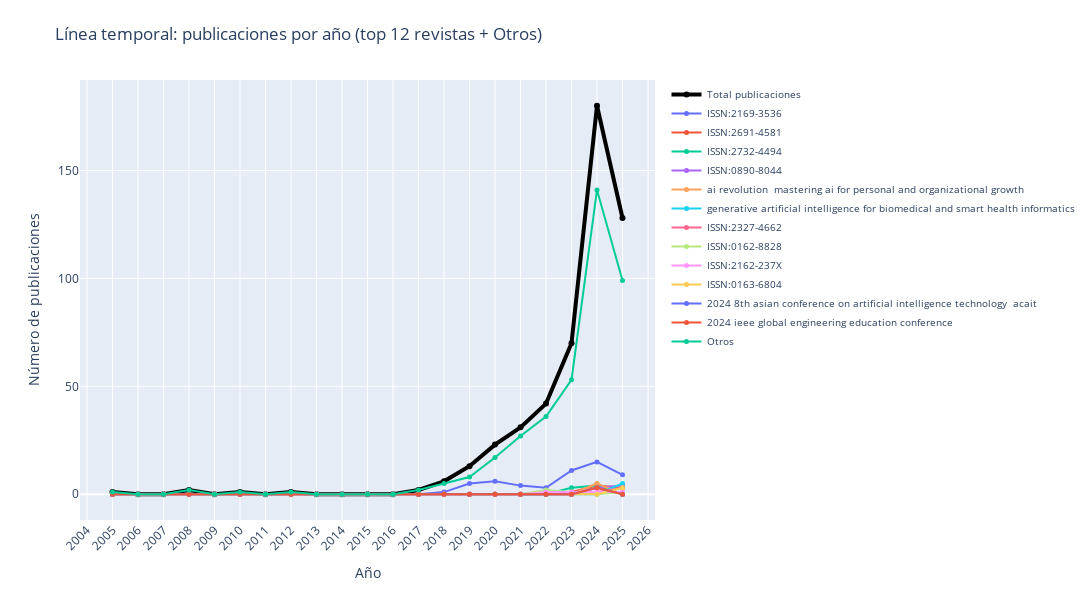

Notebook cell for this chart:
### Markdown cell above
## Línea temporal: publicaciones por año y por revista

Genera una gráfica de líneas con el total de publicaciones por año y trazas separadas para las revistas (top-N). Guarda `outputs/linea_tiempo.png` y `outputs/linea_tiempo.pdf`.

### Code cell
# Mejora: timeline más legible (top N + Otros), usar `venue_key` si existe, leyenda a la derecha, exportación robusta
import pandas as pd
import plotly.graph_objects as go
import plotly.express as px
from pathlib import Path
from itertools import cycle

OUT_DIR = Path('outputs')
OUT_DIR.mkdir(parents=True, exist_ok=True)

# Cargar registros
records = pd.read_csv('data/records.csv', dtype=str).fillna('')
# Preferir venue_key (normalizada) si está disponible
venue_col = 'venue_key' if 'venue_key' in records.columns else 'venue'

# Convertir año a entero y filtrar
records['year'] = pd.to_numeric(records['year'], errors='coerce').astype('Int64')
records = records[records['year'].notna()].copy()
records['year'] = records['year'].astype(int)

# Parámetros
TOP_N = 12
MIN_YEAR = records['year'].min()
MAX_YEAR = records['year'].max()
YEARS = list(range(MIN_YEAR, MAX_YEAR + 1))

# Calcular top venues según la columna escogida
venue_counts = records[venue_col].replace('', 'Sin venue').value_counts()
top_venues = venue_counts.nlargest(TOP_N).index.tolist()

# Marcar "Otros" usando la columna canonical
records['venue_group'] = records[venue_col].where(records[venue_col].isin(top_venues), other='Otros')

# Pivot year x venue_group, asegurar años continuos
pivot = records.groupby(['year', 'venue_group']).size().unstack(fill_value=0).reindex(index=YEARS, fill_value=0).sort_index()

# Series con total por año (de todos los registros)
total_year = records.groupby('year').size().reindex(index=YEARS, fill_value=0)

# Ordenar las columnas (trazas) por suma total descendente para consistencia visual
col_totals = pivot.sum(axis=0).sort_values(ascending=False)
cols_sorted = [c for c in col_totals.index if c != 'Otros']
# si 'Otros' existe, lo ponemos al final
if 'Otros' in pivot.columns:
    cols_sorted = [c for c in cols_sorted if c != 'Otros'] + (['Otros'] if 'Otros' in pivot.columns else [])

# Preparar paleta de colores (asegurar suficiente variedad)
palette = px.colors.qualitative.Plotly
color_cycle = cycle(palette)

# Construir figura
fig = go.Figure()
# traza del total (primera trazas para destacarla)
fig.add_trace(go.Scatter(x=YEARS, y=total_year.values,
                         mode='lines+markers', name='Total publicaciones',
                         line=dict(width=4, color='black'), marker=dict(size=6)))

# Añadir trazas en orden: las top revistas (cols_sorted) y luego Otros si está
for col in cols_sorted:
    # elegir color de la paleta
    color = next(color_cycle)
    # acortar nombre largo para la leyenda pero mantener nombre completo en hover (si es necesario)
    label = str(col)
    if len(label) > 80:
        short = label[:77] + '...'
    else:
        short = label
    fig.add_trace(go.Scatter(x=YEARS, y=pivot[col].reindex(YEARS, fill_value=0).values,
                             mode='lines+markers', name=short,
                             hovertemplate='%{x}<br>' + label + ': %{y}<extra></extra>',
                             line=dict(width=2, color=color), marker=dict(size=5)))

fig.update_layout(
    title=f'Línea temporal: publicaciones por año (top {TOP_N} revistas + Otros)',
    xaxis_title='Año',
    yaxis_title='Número de publicaciones',
    width=1400, height=600,
    legend=dict(orientation='v', x=1.02, y=1, font=dict(size=10)),
    margin=dict(r=360, t=80),  # espacio para la leyenda a la derecha y título
)

# Mejoras visuales: eje X con ticks por año y rotación si muchos años
if len(YEARS) > 15:
    fig.update_xaxes(tickangle= -45, dtick=1)
else:
    fig.update_xaxes(dtick=1)

fig.show()

# Guardar high-res PNG y convertir a PDF (kaleido + Pillow) con fallback a HTML
out_png = OUT_DIR / 'linea_tiempo_improved.png'
out_pdf = OUT_DIR / 'linea_tiempo_improved.pdf'
out_html = OUT_DIR / 'linea_tiempo_improved.html'

saved = False
try:
    # intentamos PNG (kaleido)
    fig.write_image(str(out_png), format='png', engine='kaleido', width=1400, height=600, scale=2)
    try:
        from PIL import Image
        im = Image.open(out_png).convert('RGB')
        im.save(out_pdf, 'PDF', resolution=300)
        print('Guardado (PNG -> PDF):', out_png, out_pdf)
        saved = True
    except Exception as e:
        print('PNG guardado pero fallo conversión a PDF por Pillow:', e)
        saved = True  # PNG sí está disponible
except Exception as e:
    print('No se pudo exportar PNG con kaleido:', e)

if not saved:
    try:
        # fallback: guardar HTML interactivo
        fig.write_html(str(out_html))
        print('Exportado a HTML interactivo en', out_html)
    except Exception as e:
        print('No se pudo exportar la figura (kaleido y HTML fallaron):', e)

print('Trazas mostradas:', len(cols_sorted) + 1, '(incluye Total)')

### Figure 1 — Plotly figure (JSON) as saved in the notebook; plotly's stock layout.template omitted (floating-point values rounded to 4 significant figures)
{"data": [{"line": {"color": "black", "width": 4}, "marker": {"size": 6}, "mode": "lines+markers", "name": "Total publicaciones", "type": "scatter", "x": [2005, 2006, 2007, 2008, 2009, 2010, 2011, 2012, 2013, 2014, 2015, 2016, 2017, 2018, 2019, 2020, 2021, 2022, 2023, 2024, 2025], "y": [1, 0, 0, 2, 0, 1, 0, 1, 0, 0, 0, 0, 2, 6, 13, 23, 31, 42, 70, 180, 128]}, {"hovertemplate": "%{x}<br>ISSN:2169-3536: %{y}<extra></extra>", "line": {"color": "#636EFA", "width": 2}, "marker": {"size": 5}, "mode": "lines+markers", "name": "ISSN:2169-3536", "type": "scatter", "x": [2005, 2006, 2007, 2008, 2009, 2010, 2011, 2012, 2013, 2014, 2015, 2016, 2017, 2018, 2019, 2020, 2021, 2022, 2023, 2024, 2025], "y": [0, 0, 0, 0, 0, 0, 0, 0, 0, 0, 0, 0, 0, 1, 5, 6, 4, 3, 11, 15, 9]}, {"hovertemplate": "%{x}<br>ISSN:2691-4581: %{y}<extra></extra>", "line": {"color": "#EF553B", "width": 2}, "marker": {"size": 5}, "mode": "lines+markers", "name": "ISSN:2691-4581", "type": "scatter", "x": [2005, 2006, 2007, 2008, 2009, 2010, 2011, 2012, 2013, 2014, 2015, 2016, 2017, 2018, 2019, 2020, 2021, 2022, 2023, 2024, 2025], "y": [0, 0, 0, 0, 0, 0, 0, 0, 0, 0, 0, 0, 0, 0, 0, 0, 0, 0, 1, 4, 3]}, {"hovertemplate": "%{x}<br>ISSN:2732-4494: %{y}<extra></extra>", "line": {"color": "#00CC96", "width": 2}, "marker": {"size": 5}, "mode": "lines+markers", "name": "ISSN:2732-4494", "type": "scatter", "x": [2005, 2006, 2007, 2008, 2009, 2010, 2011, 2012, 2013, 2014, 2015, 2016, 2017, 2018, 2019, 2020, 2021, 2022, 2023, 2024, 2025], "y": [0, 0, 0, 0, 0, 0, 0, 0, 0, 0, 0, 0, 0, 0, 0, 0, 0, 0, 3, 4, 0]}, {"hovertemplate": "%{x}<br>ISSN:0890-8044: %{y}<extra></extra>", "line": {"color": "#AB63FA", "width": 2}, "marker": {"size": 5}, "mode": "lines+markers", "name": "ISSN:0890-8044", "type": "scatter", "x": [2005, 2006, 2007, 2008, 2009, 2010, 2011, 2012, 2013, 2014, 2015, 2016, 2017, 2018, 2019, 2020, 2021, 2022, 2023, 2024, 2025], "y": [0, 0, 0, 0, 0, 0, 0, 0, 0, 0, 0, 0, 0, 0, 0, 0, 0, 0, 0, 3, 4]}, {"hovertemplate": "%{x}<br>ai revolution  mastering ai for personal and organizational growth: %{y}<extra></extra>", "line": {"color": "#FFA15A", "width": 2}, "marker": {"size": 5}, "mode": "lines+markers", "name": "ai revolution  mastering ai for personal and organizational growth", "type": "scatter", "x": [2005, 2006, 2007, 2008, 2009, 2010, 2011, 2012, 2013, 2014, 2015, 2016, 2017, 2018, 2019, 2020, 2021, 2022, 2023, 2024, 2025], "y": [0, 0, 0, 0, 0, 0, 0, 0, 0, 0, 0, 0, 0, 0, 0, 0, 0, 0, 0, 5, 0]}, {"hovertemplate": "%{x}<br>generative artificial intelligence for biomedical and smart health informatics: %{y}<extra></extra>", "line": {"color": "#19D3F3", "width": 2}, "marker": {"size": 5}, "mode": "lines+markers", "name": "generative artificial intelligence for biomedical and smart health informatics", "type": "scatter", "x": [2005, 2006, 2007, 2008, 2009, 2010, 2011, 2012, 2013, 2014, 2015, 2016, 2017, 2018, 2019, 2020, 2021, 2022, 2023, 2024, 2025], "y": [0, 0, 0, 0, 0, 0, 0, 0, 0, 0, 0, 0, 0, 0, 0, 0, 0, 0, 0, 0, 5]}, {"hovertemplate": "%{x}<br>ISSN:2327-4662: %{y}<extra></extra>", "line": {"color": "#FF6692", "width": 2}, "marker": {"size": 5}, "mode": "lines+markers", "name": "ISSN:2327-4662", "type": "scatter", "x": [2005, 2006, 2007, 2008, 2009, 2010, 2011, 2012, 2013, 2014, 2015, 2016, 2017, 2018, 2019, 2020, 2021, 2022, 2023, 2024, 2025], "y": [0, 0, 0, 0, 0, 0, 0, 0, 0, 0, 0, 0, 0, 0, 0, 0, 0, 0, 0, 1, 3]}, {"hovertemplate": "%{x}<br>ISSN:0162-8828: %{y}<extra></extra>", "line": {"color": "#B6E880", "width": 2}, "marker": {"size": 5}, "mode": "lines+markers", "name": "ISSN:0162-8828", "type": "scatter", "x": [2005, 2006, 2007, 2008, 2009, 2010, 2011, 2012, 2013, 2014, 2015, 2016, 2017, 2018, 2019, 2020, 2021, 2022, 2023, 2024, 2025], "y": [0, 0, 0, 0, 0, 0, 0, 0, 0, 0, 0, 0, 0, 0, 0, 0, 0, 2, 1, 0, 1]}, {"hovertemplate": "%{x}<br>ISSN:2162-237X: %{y}<extra></extra>", "line": {"color": "#FF97FF", "width": 2}, "marker": {"size": 5}, "mode": "lines+markers", "name": "ISSN:2162-237X", "type": "scatter", "x": [2005, 2006, 2007, 2008, 2009, 2010, 2011, 2012, 2013, 2014, 2015, 2016, 2017, 2018, 2019, 2020, 2021, 2022, 2023, 2024, 2025], "y": [0, 0, 0, 0, 0, 0, 0, 0, 0, 0, 0, 0, 0, 0, 0, 0, 0, 1, 1, 1, 1]}, {"hovertemplate": "%{x}<br>ISSN:0163-6804: %{y}<extra></extra>", "line": {"color": "#FECB52", "width": 2}, "marker": {"size": 5}, "mode": "lines+markers", "name": "ISSN:0163-6804", "type": "scatter", "x": [2005, 2006, 2007, 2008, 2009, 2010, 2011, 2012, 2013, 2014, 2015, 2016, 2017, 2018, 2019, 2020, 2021, 2022, 2023, 2024, 2025], "y": [0, 0, 0, 0, 0, 0, 0, 0, 0, 0, 0, 0, 0, 0, 0, 0, 0, 0, 0, 0, 3]}, {"hovertemplate": "%{x}<br>2024 8th asian conference on artificial intelligence technology  acait: %{y}<extra></extra>", "line": {"color": "#636EFA", "width": 2}, "marker": {"size": 5}, "mode": "lines+markers", "name": "2024 8th asian conference on artificial intelligence technology  acait", "type": "scatter", "x": [2005, 2006, 2007, 2008, 2009, 2010, 2011, 2012, 2013, 2014, 2015, 2016, 2017, 2018, 2019, 2020, 2021, 2022, 2023, 2024, 2025], "y": [0, 0, 0, 0, 0, 0, 0, 0, 0, 0, 0, 0, 0, 0, 0, 0, 0, 0, 0, 3, 0]}, {"hovertemplate": "%{x}<br>2024 ieee global engineering education conference: %{y}<extra></extra>", "line": {"color": "#EF553B", "width": 2}, "marker": {"size": 5}, "mode": "lines+markers", "name": "2024 ieee global engineering education conference", "type": "scatter", "x": [2005, 2006, 2007, 2008, 2009, 2010, 2011, 2012, 2013, 2014, 2015, 2016, 2017, 2018, 2019, 2020, 2021, 2022, 2023, 2024, 2025], "y": [0, 0, 0, 0, 0, 0, 0, 0, 0, 0, 0, 0, 0, 0, 0, 0, 0, 0, 0, 3, 0]}, {"hovertemplate": "%{x}<br>Otros: %{y}<extra></extra>", "line": {"color": "#00CC96", "width": 2}, "marker": {"size": 5}, "mode": "lines+markers", "name": "Otros", "type": "scatter", "x": [2005, 2006, 2007, 2008, 2009, 2010, 2011, 2012, 2013, 2014, 2015, 2016, 2017, 2018, 2019, 2020, 2021, 2022, 2023, 2024, 2025], "y": [1, 0, 0, 2, 0, 1, 0, 1, 0, 0, 0, 0, 2, 5, 8, 17, 27, 36, 53, 141, 99]}], "layout": {"height": 600, "legend": {"font": {"size": 10}, "orientation": "v", "x": 1.02, "y": 1}, "margin": {"r": 360, "t": 80}, "title": {"text": "Línea temporal: publicaciones por año (top 12 revistas + Otros)"}, "width": 1400, "xaxis": {"dtick": 1, "tickangle": -45, "title": {"text": "Año"}}, "yaxis": {"title": {"text": "Número de publicaciones"}}}}
